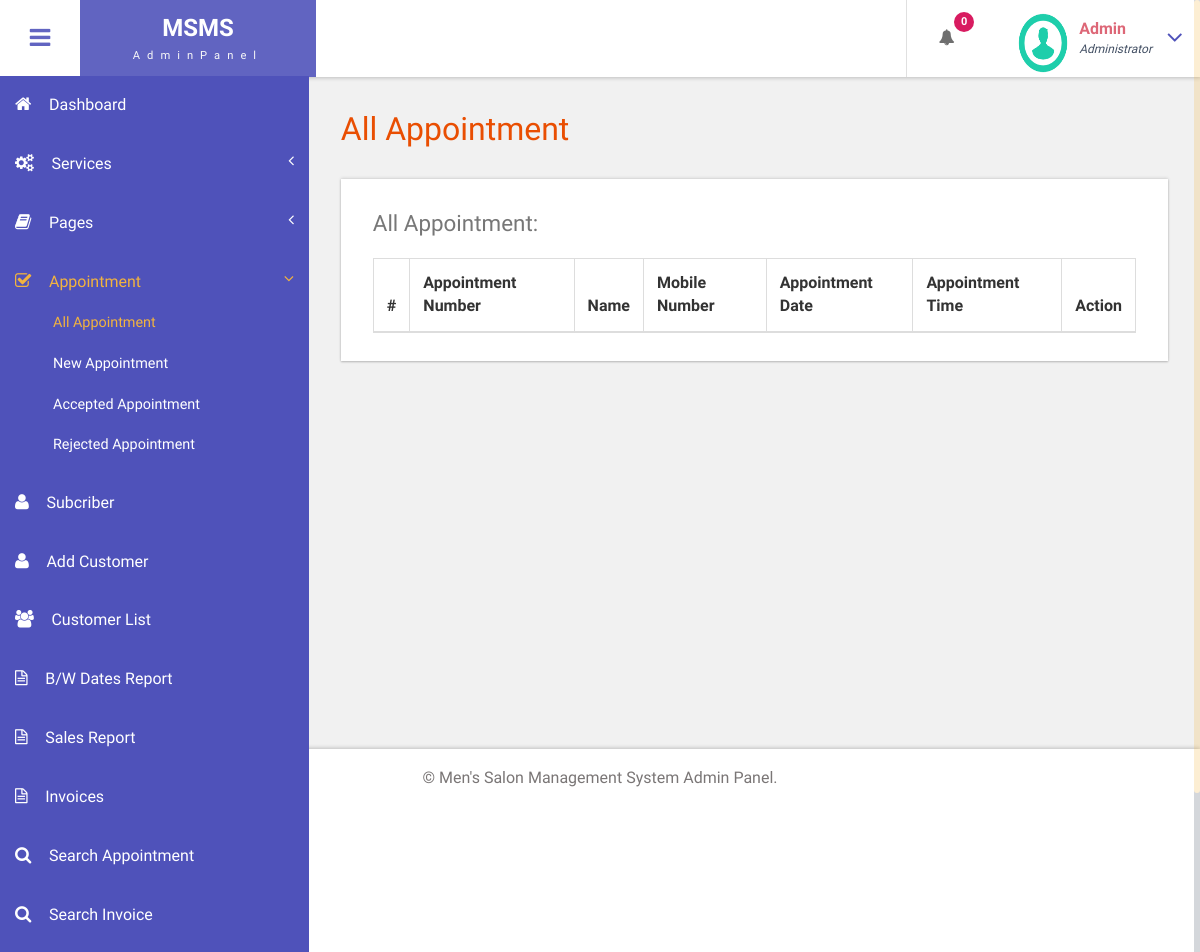
/msms/admin/all-appointment.php (signed in), run on an earlier commit of the app's database.
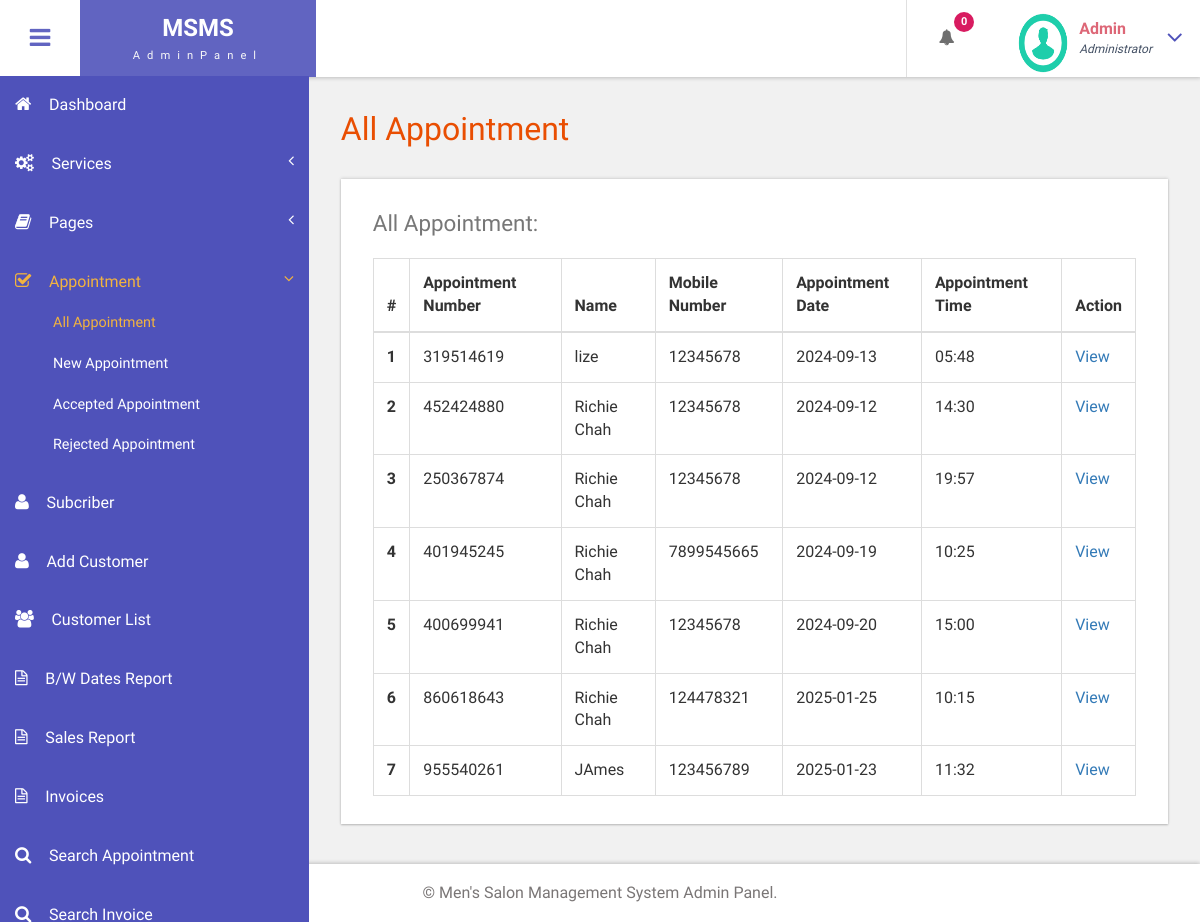
And on a later commit of the database.
### tables this page shows
CREATE TABLE `tblappointment` (
  `ID` int(10) NOT NULL,
  `AptNumber` varchar(80) DEFAULT NULL,
  `Name` varchar(120) DEFAULT NULL,
  `Email` varchar(120) DEFAULT NULL,
  `PhoneNumber` bigint(11) DEFAULT NULL,
  `AptDate` varchar(120) DEFAULT NULL,
  `AptTime` varchar(120) DEFAULT NULL,
  `Services` varchar(120) DEFAULT NULL,
  `ApplyDate` timestamp NULL DEFAULT current_timestamp(),
  `Remark` varchar(250) DEFAULT NULL,
  `Status` varchar(50) DEFAULT NULL,
  `RemarkDate` timestamp NULL DEFAULT NULL ON UPDATE current_timestamp(),
  `HairColor` varchar(7) DEFAULT NULL
);

### msms/admin/all-appointment.php (the view, shortened to what this page needs)
<?php
include('includes/dbconnection.php');
if (strlen($_SESSION['bpmsaid']==0)) {
  header('location:logout.php');
  } else{
  ?>
<!DOCTYPE HTML>
<html>
<head>
<link href="css/bootstrap.css" rel='stylesheet' type='text/css' />
<link href="css/style.css" rel='stylesheet' type='text/css' />
<link href="css/font-awesome.css" rel="stylesheet">
<link href="css/animate.css" rel="stylesheet" type="text/css" media="all">
<link href="css/custom.css" rel="stylesheet">
</head>
<body class="cbp-spmenu-push">
	<div class="main-content">
		 <?php include_once('includes/sidebar.php');?>
		 <?php include_once('includes/header.php');?>
		<div id="page-wrapper">
			<div class="main-page">
				<div class="tables">
					<h3 class="title1">All Appointment</h3>
					<div class="table-responsive bs-example widget-shadow">
						<h4>All Appointment:</h4>
						<table class="table table-bordered"> <thead> <tr> <th>#</th> <th> Appointment Number</th> <th>Name</th><th>Mobile Number</th> <th>Appointment Date</th><th>Appointment Time</th><th>Action</th> </tr> </thead> <tbody>
<?php
$ret=mysqli_query($con,"select *from  tblappointment");
$cnt=1;
while ($row=mysqli_fetch_array($ret)) {
?>
						 <tr> <th scope="row"><?php echo $cnt;?></th> <td><?php  echo $row['AptNumber'];?></td> <td><?php  echo $row['Name'];?></td><td><?php  echo $row['PhoneNumber'];?></td><td><?php  echo $row['AptDate'];?></td> <td><?php  echo $row['AptTime'];?></td> <td><a href="view-appointment.php?viewid=<?php echo $row['ID'];?>">View</a></td> </tr>   <?php
$cnt=$cnt+1;
}?></tbody> </table>
					</div>
				</div>
			</div>
		</div>
		 <?php include_once('includes/footer.php');?>
	</div>
</body>
</html>
<?php }  ?>

What changed in the data, as far as the page shows it:
added tblappointment: AptNumber "319514619", Name "lize", PhoneNumber "12345678", AptDate "2024-09-13", AptTime "05:48"
added tblappointment: AptNumber "452424880", Name "Richie Chah", PhoneNumber "12345678", AptDate "2024-09-12", AptTime "14:30"
added tblappointment: AptNumber "250367874", Name "Richie Chah", PhoneNumber "12345678", AptDate "2024-09-12", AptTime "19:57"
added tblappointment: AptNumber "401945245", Name "Richie Chah", PhoneNumber "7899545665", AptDate "2024-09-19", AptTime "10:25"
added tblappointment: AptNumber "400699941", Name "Richie Chah", PhoneNumber "12345678", AptDate "2024-09-20", AptTime "15:00"
added tblappointment: AptNumber "860618643", Name "Richie Chah", PhoneNumber "124478321", AptDate "2025-01-25", AptTime "10:15"
added tblappointment: AptNumber "955540261", Name "JAmes", PhoneNumber "123456789", AptDate "2025-01-23", AptTime "11:32"
